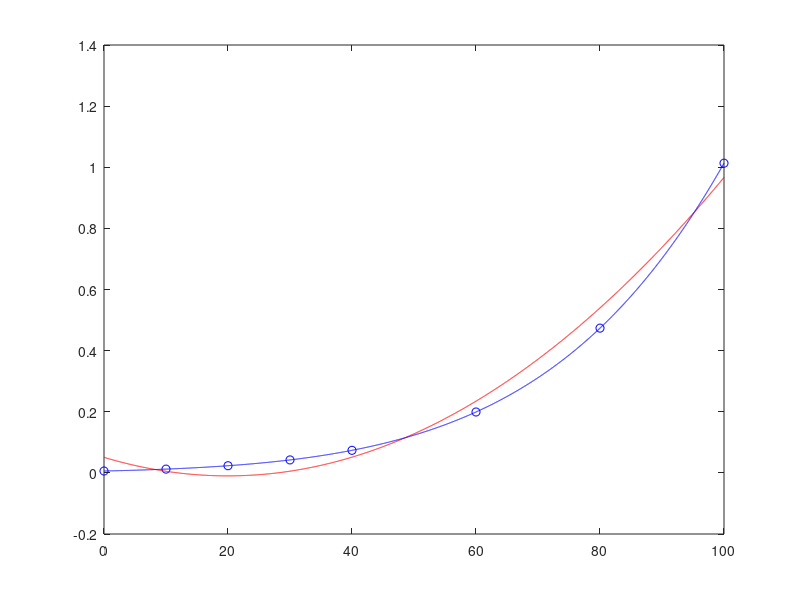

MATLAB code to generate this figure:
t = [0 10 20 30 40 60 80 100];
p = [0.0061 0.0123 0.0234 0.0424 0.0738 0.1992 0.4736 1.0133];

p1 = polyfit(t, p, 2);
p2 = polyfit(t, p, 7);

v1 = polyval(p1, 45)
v2 = polyval(p2, 45)

e1 = abs(0.095848 - v1)
e2 = abs(0.095848 - v2)

points = 0 : 0.01 : 100;

plot(
  t, p, 'bo',
  points, polyval(p1, points), 'r-',
  points, polyval(p2, points), 'b-'
);

pause();
